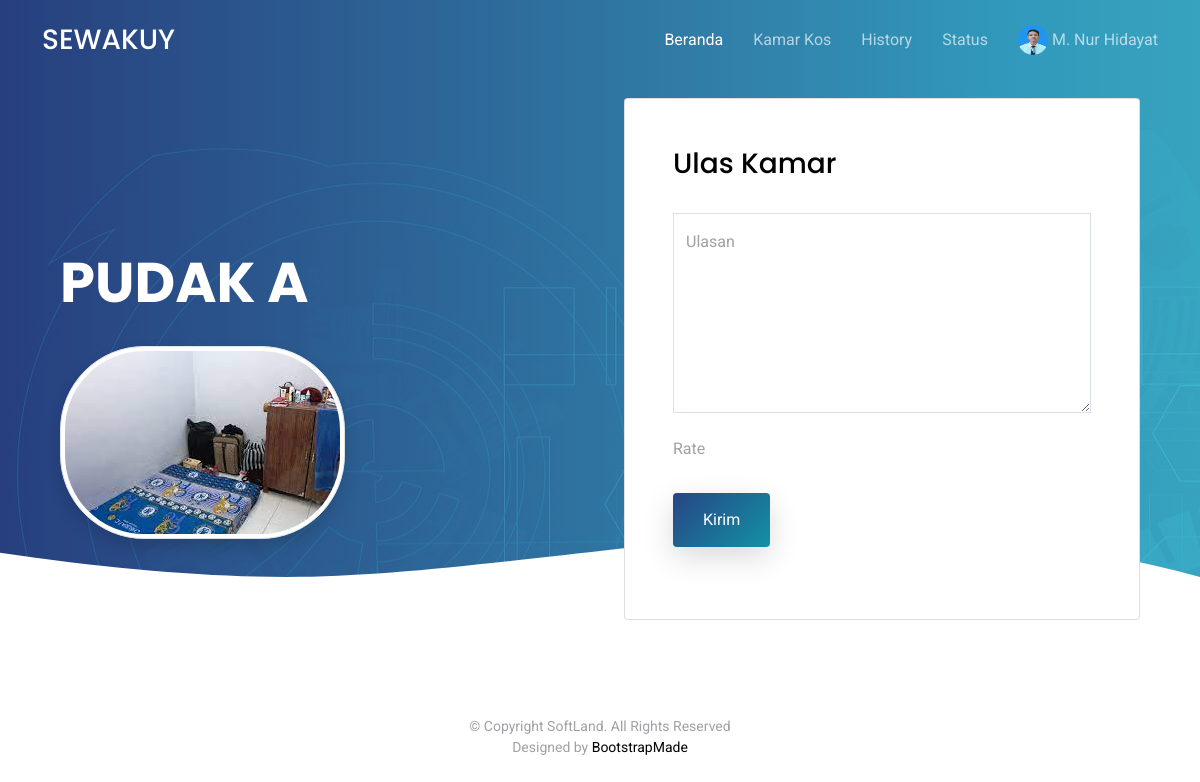
Page /penghuni/ulas.php?id=4 (signed in) on the committed database.
### tables this page shows
CREATE TABLE `user` (
  `username` varchar(100) NOT NULL,
  `password` varchar(100) NOT NULL,
  `nama` varchar(100) NOT NULL,
  `jk` enum('pria','wanita') NOT NULL,
  `alamat_kos` varchar(250) NOT NULL DEFAULT '-',
  `email` varchar(100) NOT NULL,
  `nomor_hp` varchar(20) NOT NULL,
  `foto_profil` varchar(100) NOT NULL,
  `berkas` varchar(100) NOT NULL DEFAULT '-',
  `level` enum('pemilik','penghuni','admin') NOT NULL,
  `verif` enum('sudah','belum') NOT NULL
);

CREATE TABLE `kamar` (
  `id_kamar` int(11) NOT NULL,
  `username` varchar(100) NOT NULL,
  `nama_kamar` varchar(100) NOT NULL,
  `harga` decimal(20,0) NOT NULL,
  `jarak_utm` int(11) NOT NULL,
  `alamat` varchar(100) NOT NULL,
  `aturan` varchar(1000) NOT NULL,
  `gambar_kamar` varchar(100) NOT NULL,
  `kategori` enum('putra','putri') NOT NULL,
  `status` enum('tersedia','tidak tersedia') NOT NULL,
  `link` varchar(100) NOT NULL
);

### penghuni/ulas.php (the view, shortened to what this page needs)
<?php
    include "header.php";
    $id_kamar= $_GET['id'];
    $data = mysqli_query($koneksi,"SELECT * FROM kamar WHERE id_kamar = '$id_kamar'");
    $tampil = mysqli_fetch_array($data);
?>
<section class="hero-section" id="hero">
  <div class="wave">
    </div>
  <div class="px-4 py-5 px-md-5 text-center text-lg-start" >
    <div class="container">
      <div class="row gx-lg-5 align-items-center"  style="margin-top: 50px;">
        <div class="col-lg-6 text-center text-lg-start">
            <h1 data-aos="fade-right" class="aos-init aos-animate" style="margin-top: 70px;"><?= strtoupper($tampil['nama_kamar']);?></h1>
            <img src="../kamar/<?= $tampil['gambar_kamar'];?>" class="img-thumbnail shadow shadow-offset-left-sm" alt="<?= $tampil['gambar_kamar'];?>" style="border-radius: 5.25rem!important;">
        </div>
        <div class="col-lg-6 mb-5 mb-lg-0">
          <div class="card">
            <div class="card-body py-5 px-md-5">
              <form method="post">
                <h3>Ulas Kamar</h3>
                <br>
                <div class="form-floating">
                    <textarea class="form-control" name="ulasan" placeholder="Isi ulasan disini" id="ulasan" style="height: 200px"></textarea>
                    <label for="ulasan">Ulasan</label>
                </div>
                <br>
                <div class="form-outline mb-4">
                  <label class="form-label" for="form3Example4">Rate</label>
                </div>
                <button type="submit" name="kirim" class="btn btn-primary btn-block mb-4">
                  Kirim
                </button>
              </form>
            </div>
          </div>
        </div>
      </div>
    </div>
  </div>
</section>
<?php include "footer.php"; ?>

### penghuni/header.php (shortened to what this page needs)
<!DOCTYPE html>
<html lang="en">
<?php
require "../config.php";
$sql = mysqli_query($koneksi, "SELECT * FROM user WHERE username = '".$_SESSION['username']."'");
$tampil = mysqli_fetch_array($sql);
?>
<head>
  <link href="../assets/vendor/aos/aos.css" rel="stylesheet">
  <link href="../assets/vendor/bootstrap/css/bootstrap.min.css" rel="stylesheet">
  <link href="../assets/vendor/bootstrap-icons/bootstrap-icons.css" rel="stylesheet">
  <link href="../assets/vendor/boxicons/css/boxicons.min.css" rel="stylesheet">
  <link href="../assets/vendor/swiper/swiper-bundle.min.css" rel="stylesheet">
  <link href="../assets/css/style.css" rel="stylesheet">
  <link rel="stylesheet" href="https://cdnjs.cloudflare.com/ajax/libs/rateYo/2.3.2/jquery.rateyo.min.css">
</head>
<body>
  <header id="header" class="fixed-top d-flex align-items-center">
    <div class="container d-flex justify-content-between align-items-center">
      <div class="logo">
        <h1><a href="home.php">SEWAKUY</a></h1>
      </div>
      <nav id="navbar" class="navbar">
        <ul>
          <li><a class="active " href="home.php">Beranda</a></li>
          <li><a href="kos.php">Kamar Kos</a></li>
          <li><a href="history.php">History</a></li>
          <li><a href="status.php">Status</a></li>
          <li class="dropdown"><a href="profil.php"><img style="width: 30px; height:30px; border-radius: 100%;" src="../profil/<?php echo $tampil['foto_profil']; ?>">&nbsp;<?php echo $tampil['nama']; ?></a>
          </li>
        </ul>
      </nav>
    </div>
  </header>

### assets/css/style.css (style rules this page uses)
html { overflow-x: hidden; }
body { font-family: "Roboto", sans-serif; color: #9fa1a4; line-height: 1.5; }
a { color: #777; text-decoration: none; transition: 0.3s all ease; }
h1, h2, h3, h4, h5, h6, .font-heading { font-family: "Poppins", sans-serif; color: #000; }
.container { z-index: 2; position: relative; }
section { overflow: hidden; }
.btn { border: none; padding: 15px 30px !important; }
.btn.btn-primary { background: #2d71a1; background: linear-gradient(-45deg, #1391a5, #274685); color: #fff; box-shadow: 0 10px 30px 0 rgba(0, 0, 0, 0.15); }
.form-control { height: 48px; border-radius: 0; border: 1px solid #dae0e5; }
#header { height: 80px; transition: all 0.5s; z-index: 997; transition: all 0.5s; }
#header .logo h1 { font-size: 28px; margin: 0; padding: 4px 0; line-height: 1; font-weight: 500; }
#header .logo h1 a, #header .logo h1 a:hover { color: #fff; text-decoration: none; }
.navbar { padding: 0; }
.navbar ul { margin: 0; padding: 0; display: flex; list-style: none; align-items: center; }
.navbar li { position: relative; }
.navbar a, .navbar a:focus { display: flex; align-items: center; justify-content: space-between; padding: 10px 0 10px 30px; font-size: 16px; font-weight: 400; color: rgba(255, 255, 255, 0.65); white-space: nowrap; transition: 0.3s; }
.navbar a:hover, .navbar .active, .navbar .active:focus, .navbar li:hover > a { color: #fff; }
.hero-section { background: linear-gradient(to right, rgba(39, 70, 133, 0.8) 0%, rgba(61, 179, 197, 0.8) 100%), url(../img/hero-bg.jpg); position: relative; }
.hero-section .wave { width: 100%; overflow: hidden; position: absolute; z-index: 1; bottom: -150px; }
.hero-section .wave svg { width: 100%; }
.hero-section h1 { font-size: 3.5rem; color: #fff; font-weight: 700; margin-bottom: 30px; }

### rows in the picture
user: foto_profil (picture), nama "M. Nur Hidayat"
kamar: nama_kamar "PUDAK A", gambar_kamar (picture)
